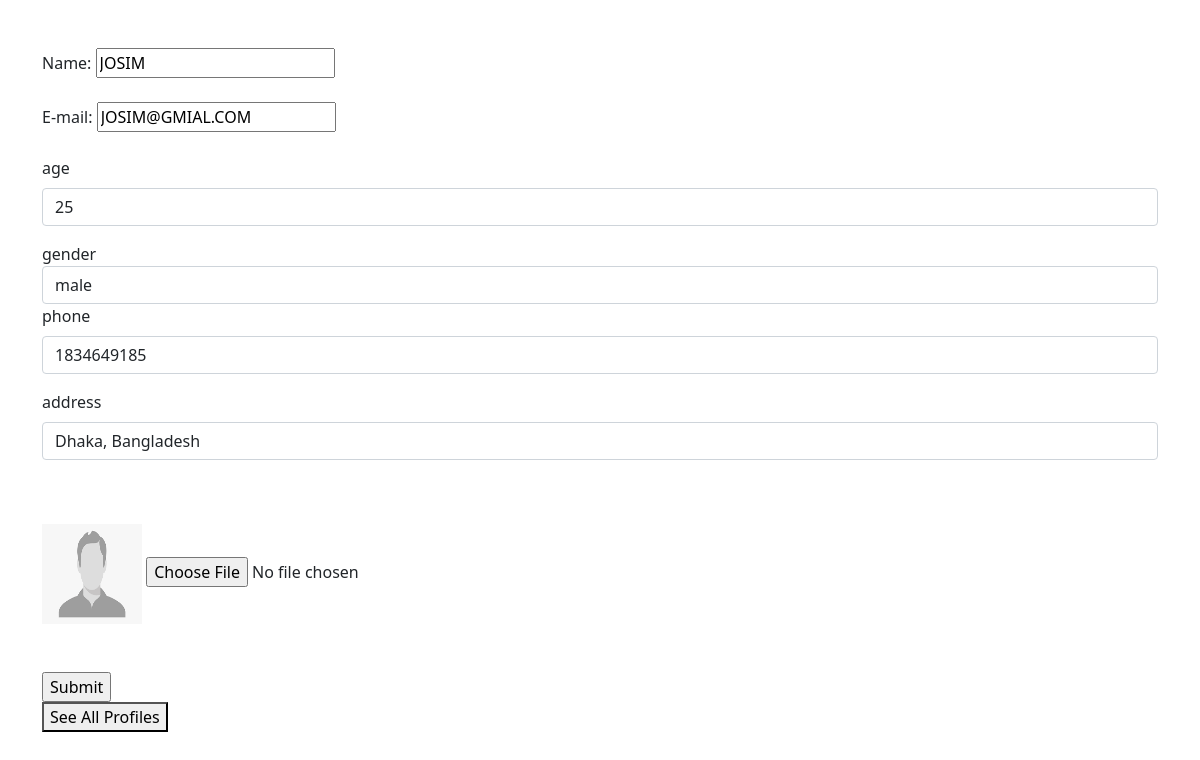
The app's page /update/38/ with its own data.
### crudApp/models.py (models this page shows, shortened)
class Profile(models.Model):
    Name = models.CharField(max_length=20)
    email = models.EmailField(max_length=20)
    age = models.PositiveIntegerField()
    gender = models.CharField(max_length=6)
    image = models.ImageField(upload_to='prof_pic/',  default='default/default.png')
    phone = models.PositiveIntegerField()
    address = models.TextField(max_length=200)

### crudApp/views.py (the view, shortened to what this page needs)
# urls.py: path('update/<id>/', update, name='updateProfile'),
def update(r, id):
    pro = Profile.objects.get(id=id)
    return render(r, 'Update.html', locals())

### Templates/Update.html (shortened to what this page needs)
<!DOCTYPE html>
<html lang="en">
<head>
    <link rel="stylesheet" href="https://cdn.jsdelivr.net/npm/bootstrap@5.0.0-beta1/dist/css/bootstrap.min.css">
    <link href="https://cdn.jsdelivr.net/npm/bootstrap@5.0.2/dist/css/bootstrap.min.css" rel="stylesheet">
    <link rel="stylesheet" href="https://use.fontawesome.com/releases/v5.7.2/css/all.css">
    <link rel="stylesheet" href="https://cdnjs.cloudflare.com/ajax/libs/jquery/3.2.1/jquery.min.js">
    <link rel="stylesheet" href="https://cdn.jsdelivr.net/npm/bootstrap@5.0.0-beta1/dist/js/bootstrap.bundle.min.js">
    <link rel="stylesheet" href="https://cdnjs.cloudflare.com/ajax/libs/font-awesome/5.15.4/css/all.min.css">
</head>
<body>
    <br>
    <br>
    <div class="container " >
        <form action="" method="POST" enctype="multipart/form-data">
            <label>Name: </label>
            <input type="text" name="name" value="{{pro.Name}}">
            <br><br>
            <label>E-mail:</label>
            <input type="email" name="email" value="{{pro.email}}">
            <br><br>
            <div class="mb-3">
                <label  class="form-label">age</label>
                <input type="number" class="form-control" value="{{pro.age}}" aria-describedby="emailHelp" name="age">
              </div>
              <div class="form-group">
                <label for="exampleFormControlSelect1">gender</label>
                <select class="form-control" id="exampleFormControlSelect1" value="{{pro.gender}}" name ="gender">
                  <option>male</option>
                </select>
            </div>
            <div class="mb-3">
                <label class="form-label">phone</label>
                <input type="tel" class="form-control" value="{{pro.phone}}" aria-describedby="emailHelp" name="phone">
              </div>
              <div class="mb-3">
                <label  class="form-label">address</label>
                <input type="text" class="form-control" value="{{pro.address}}" name="address">
              </div>
            <br><br>
            <img src="{{pro.image.url}}" width="100px" height="100px" alt="">
            <input type="file" value="fileupload" id="fileupload" name="image" >
            <br>
            <br><br>
            <input type="submit">
        </form>
        <p> <a href="{% url 'base' %}"> <button>See All Profiles</button> </a> </p>
    </div>
</body>
</html>

### records on screen
Profile: name "JOSIM", email "JOSIM@GMIAL.COM", age "25", gender "male", phone "1834649185", address "Dhaka, Bangladesh", image (placeholder picture)
